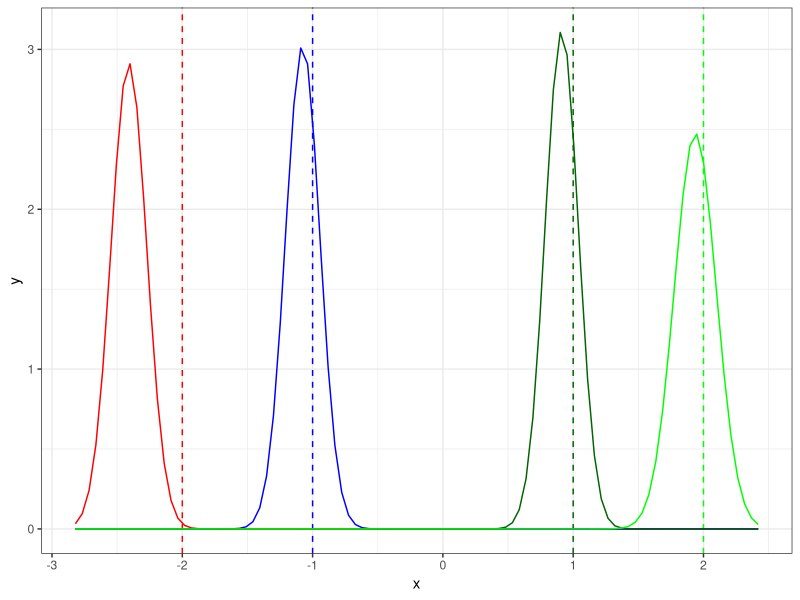
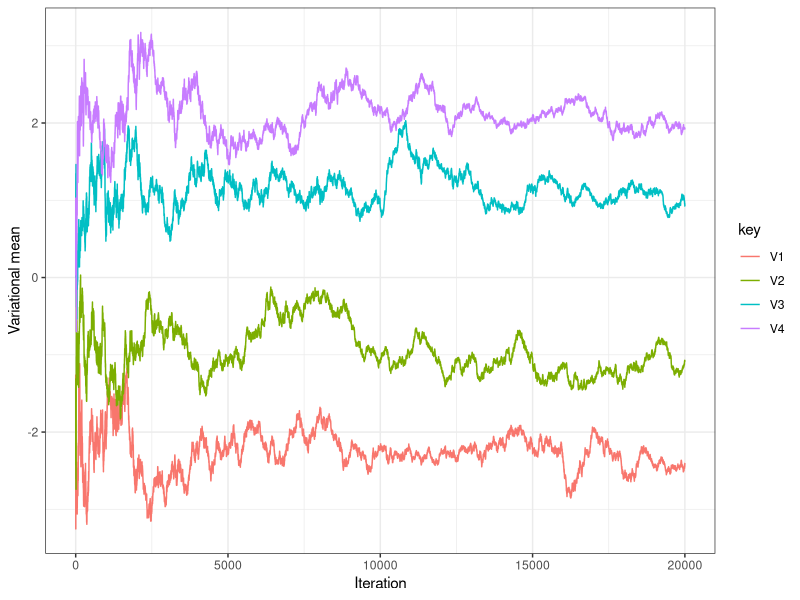
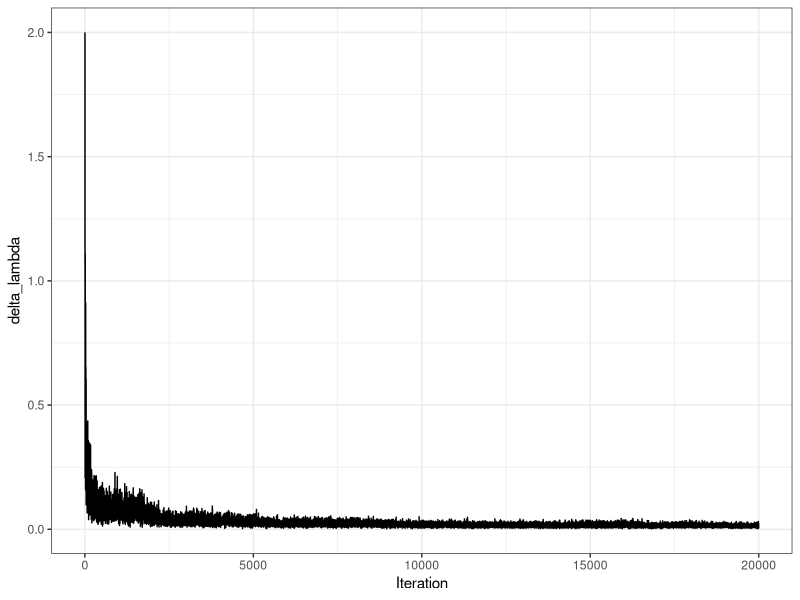

These figures' R source, in order:
library(MASS)
library(dplyr)
library(tidyr)
library(purrr)
library(ggplot2)

theme_set(theme_bw())


# Functions ---------------------------------------------------------------

norm = function(x){
  return(sqrt(sum(x^2)))
}

sigmoid = function(w){
  return(1/(1 + exp(-w)))
}

dot = function(X, Y){
  return(X %*% Y)
}

zeros = function(P){
  return(rep(0.0, P))
}

ones = function(P){
  return(rep(1.0, P))
}

norm_logpdf = function(x, mean, sd){
  return(log(dnorm(x, mean, sd)))
}


create_data = function(N, P, real_mu, seed = 0){
  set.seed(seed)
  X = mvrnorm(N, mu = rep(0, P), Sigma = diag(rep(1, P)))
  y = rbinom(N, 1, sigmoid(dot(X, real_mu)))
  return(list(X = X, y = y))
}


elbo_grad = function(z_sample, mu, sigma_sq, y, X, P, prior_sigma){
  score_mu = (z_sample - mu)/(sigma_sq)
  score_logsigma_sq = (-1/(2*sigma_sq) + ((z_sample - mu)^2)/(2*(sigma_sq^2))) * sigma_sq
  aux_1 = y * as.numeric(log(sigmoid(dot(X, z_sample))))
  aux_2 = (1 - y) * as.numeric(log(1 - sigmoid(dot(X, z_sample))))
  log_p_aux_1 = sum(aux_1 + aux_2)
  log_p_aux_2 = sum(log(dnorm(z_sample, zeros(P), prior_sigma*ones(P))))
  log_p = log_p_aux_1 + log_p_aux_2
  log_q = sum(norm_logpdf(z_sample, mu, sqrt(sigma_sq)))
  grad = c(score_mu, score_logsigma_sq)*(log_p - log_q)
  return(grad)
}

vi = function(X, y, prior_sigma = 10000, max_iter = 6000, S = 10, eta = 1.0){
  N = dim(X)[1]
  P = dim(X)[2]
  mu = rnorm(P)
  G = matrix(zeros(2*P*2*P), ncol = 2*P)
  log_sigma_sq = rnorm(P)
  mus = matrix(zeros(max_iter*P), ncol = P)
  delta_lambda = zeros(max_iter)
  
  cat("Begin optimization\n\n")
  for(t in 1:max_iter){
    mus[t,] = mu
    sigma_sq = exp(log_sigma_sq)
    samples = mvrnorm(S, mu, diag(sigma_sq))
    grad_acc = rep(0.0, 2*P)
    for(i in 1:nrow(samples)){
      z_sample = samples[i, ]
      grad_acc = grad_acc + elbo_grad(z_sample, mu, sigma_sq, y, X, P, prior_sigma)
    }
    grad_estimate = grad_acc/S
    G = G + (grad_estimate %*% t(grad_estimate))
    rho_t = (eta * 1/sqrt(diag(G)))
    mu_new = mu + rho_t[1:P] * grad_estimate[1:P]
    log_sigma_sq_new = log_sigma_sq + rho_t[(P+1):(2*P)] * grad_estimate[(P+1):(2*P)]
    delta_lambda_now = norm(mu_new - mu)
    delta_lambda[t] = delta_lambda_now
    if(t %% 100 == 1){
      cat("", "\n")
      cat("Iteration: ", t, "\n")
      cat("Mu: ", mu, "\n")
      cat("Sigma squared: ", exp(log_sigma_sq), "\n")
      cat("Delta lambda: ", delta_lambda_now, "\n")
    }
      
    if(delta_lambda_now < 0.0001){
      cat("Breaking\n\n")
      break
    }
    mu = mu_new
    log_sigma_sq = log_sigma_sq_new
  }
  
  cat(""    , "\n")
  cat("Optimization complete", "\n")
  cat("Final sigma_sq: ", exp(log_sigma_sq), "\n")
  cat("Final mu: ", mu, "\n")
  model_out = list(
    mu = mu, 
    sigma_sq = sigma_sq, 
    mus = mus[1:t,], 
    delta_lambda = delta_lambda[1:t]
  )
  return(model_out)
}


# Run VI ------------------------------------------------------------------

real_mu = c(-2, -1, 1, 2)

dat = create_data(2000, 4, real_mu)

mod = vi(dat$X, dat$y, S = 5, max_iter = 20000)

mu = mod$mu
sigma = sqrt(mod$sigma_sq)
colours = c('red', 'blue', 'dark green', 'green')

tibble(x = c(mu + 3*sigma, mu - 3*sigma)) %>% 
  ggplot(aes(x)) + 
  geom_vline(xintercept = real_mu, col = colours, linetype = "dashed") +
  mapply(function(mean, sd, col) {
    stat_function(fun = dnorm, args = list(mean = mean, sd = sd), col = col)
  }, 
  mean = mu, 
  sd = sigma, 
  col = colours
  ) 


mod$mus %>% 
  as_tibble() %>% 
  mutate(Iteration = 1:nrow(.)) %>% 
  gather(key, value, -Iteration) %>% 
  ggplot() +
  #geom_hline(yintercept = real_mu, color = "dark grey") +
  geom_line(aes(Iteration, value, colour = key)) +
  ylab("Variational mean") 


tibble(delta_lambda = mod$delta_lambda) %>% 
  mutate(Iteration = 1:nrow(.)) %>% 
  ggplot() +
  geom_line(aes(Iteration, delta_lambda))





